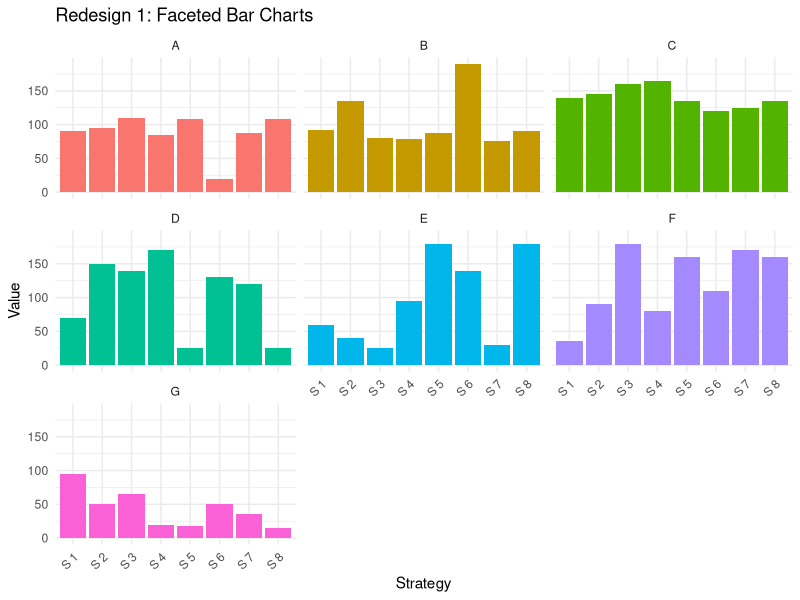
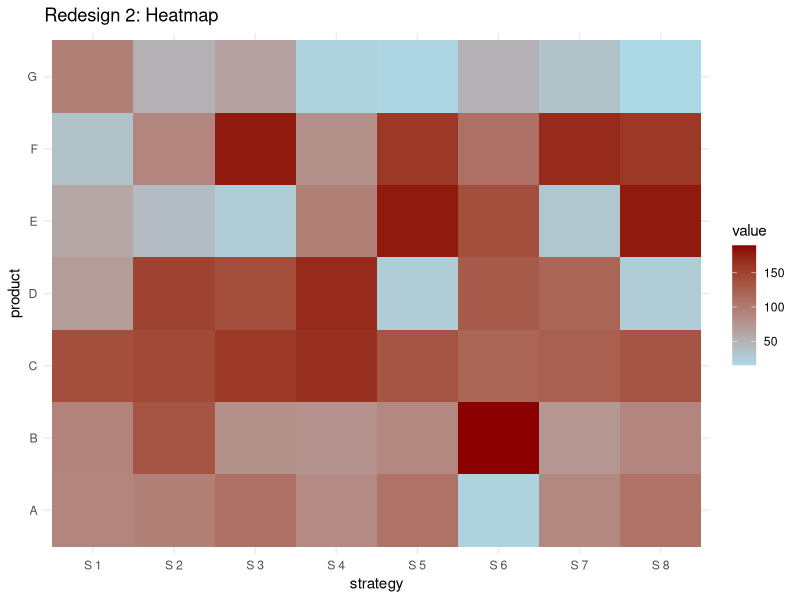

The R script that drew these images, in order:
## ---- chunk 1
library(ggplot2)

strategy <- rep(paste("S", 1:8), 7)
product <- rep(c("A","B","C","D","E","F","G"), each = 8)

value <- c(
90,95,110,85,108,20,88,108,
92,135,80,78,88,190,75,90,
140,145,160,165,135,120,125,135,
70,150,140,170,25,130,120,25,
60,40,25,95,180,140,30,180,
35,90,180,80,160,110,170,160,
95,50,65,20,18,50,35,15
)

data <- data.frame(strategy, product, value)

ggplot(data, aes(x = strategy, y = value, fill = product)) +
  geom_col(show.legend = FALSE) +
  facet_wrap(~product, ncol = 3) +
  theme_minimal() +
  labs(
    title = "Redesign 1: Faceted Bar Charts",
    x = "Strategy",
    y = "Value"
  ) +
  theme(
    axis.text.x = element_text(angle = 45, hjust = 1)
  )
## ---- chunk 2
ggplot(data,aes(strategy,product,fill=value))+
geom_tile()+
scale_fill_gradient(low="lightblue",high="darkred")+
theme_minimal()+
labs(title="Redesign 2: Heatmap")
